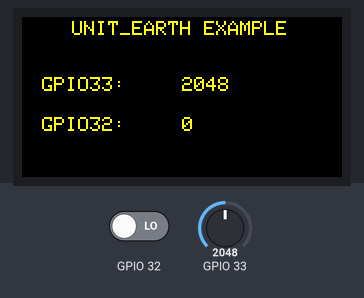
The program below on a simulated ESP32. Shown: 160×80 colour display. The test bench sets the inputs (shaded band); at power-on: GPIO 33 = 2048, GPIO 32 LOW.

Above: at 1.3 s.
1.4 s: GPIO 33 set to 2866
At 2.5 s:
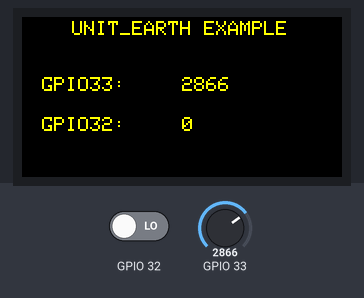
2.9 s: GPIO 32 driven HIGH
At 3.2 s:
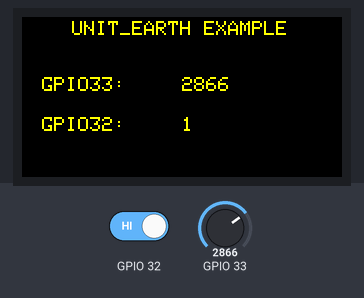
4.4 s: GPIO 33 set to 3603
At 4.9 s:
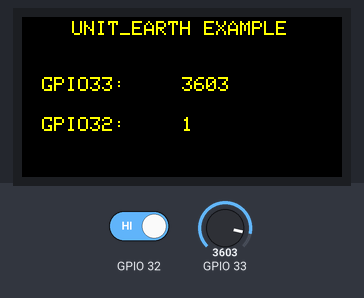
5.9 s: GPIO 32 driven LOW
At 6.6 s:
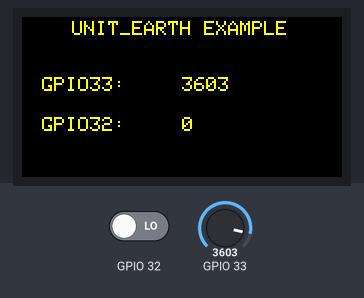
7.4 s: GPIO 33 set to 4095
At 8.5 s:
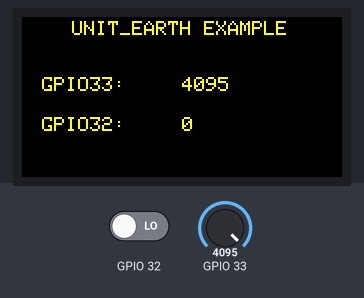
Timing chart, 0 to 9.9 s (numbered marks = the images above; inputs shaded):
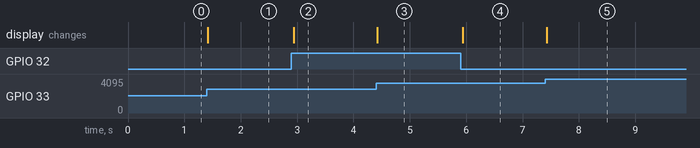

The program:

main.cpp
```cpp
#include <M5StickC.h>

void setup() {
  M5.begin();
  M5.Lcd.setRotation(3);
  M5.Lcd.setTextColor(YELLOW);
  M5.Lcd.setCursor(25, 2);
  M5.Lcd.printf("UNIT_EARTH EXAMPLE\n");
  pinMode(32, INPUT);
  M5.Lcd.setCursor(10, 30);
  M5.Lcd.print("GPIO33:");
  M5.Lcd.setCursor(10, 50);
  M5.Lcd.print("GPIO32:");
}

uint16_t analogRead_value = 0;
uint16_t digitalRead_value = 0;
void loop() {
  // put your main code here, to run repeatedly:
  M5.Lcd.setCursor(80, 30);
  M5.Lcd.setTextColor(BLACK);
  M5.Lcd.printf("%d\n", analogRead_value);
  M5.Lcd.setCursor(80, 50);
  M5.Lcd.printf("%d\n", digitalRead_value);
  analogRead_value = analogRead(33);
  digitalRead_value = digitalRead(32);
  M5.Lcd.setTextColor(YELLOW);
  M5.Lcd.setCursor(80, 30);
  M5.Lcd.printf("%d\n", analogRead_value);
  M5.Lcd.setCursor(80, 50);
  M5.Lcd.printf("%d\n", digitalRead_value);
  delay(10);
}
```

Measured:
- after the input at 1.4 s, the display: changes at once (image 1)
- after the input at 2.9 s, the display: changes at once (image 2)
- after the input at 4.4 s, the display: changes at once (image 3)
- after the input at 5.9 s, the display: changes at once (image 4)
- after the input at 7.4 s, the display: changes at once (image 5)
